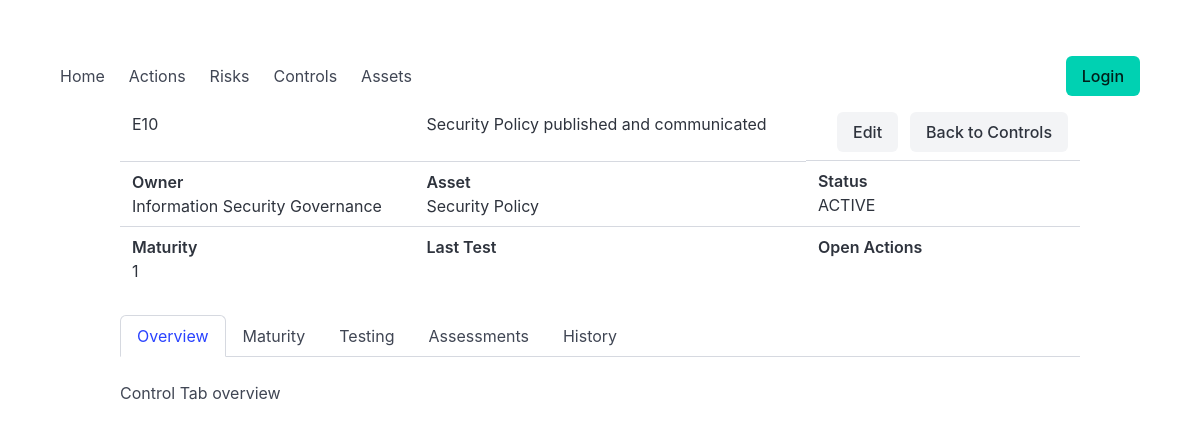
The page /control/1/ on the database its author committed.
### car/models.py (models this page shows, shortened)
class TimestampedModel(models.Model):
    created_at = models.DateTimeField(auto_now_add=True)
    updated_at = models.DateTimeField(auto_now=True)
    created_by = models.ForeignKey(
        settings.AUTH_USER_MODEL,
        null=True,
        blank=True,
        on_delete=models.SET_NULL,
        related_name="%(class)s_created",
        editable=False,
    )
    updated_by = models.ForeignKey(
        settings.AUTH_USER_MODEL,
        null=True,
        blank=True,
        on_delete=models.SET_NULL,
        related_name="%(class)s_updated",
        editable=False,
    )
    updated_by_username = models.CharField(
        max_length=150,
        blank=True,
        editable=False,
    )
    class Meta:
        abstract = True

class Control(TimestampedModel):
    control_label = models.CharField(max_length=50, unique=True,
        help_text="Control code/label for reference in documents. I.e. IAM-002, BCP-003"
    )
    title = models.CharField(max_length=200,blank=True, help_text="Control title (optional)")
    description = models.TextField(help_text="Control description")
    sec_function = models.CharField(max_length=10,
        choices=SecurityFunction.choices,
    )
    asset = models.ForeignKey(Asset,related_name="controls",on_delete=models.PROTECT,blank=True,null=True)
    owner = models.ForeignKey(Owner,related_name="controls",on_delete=models.PROTECT,blank=True,null=True)
    status = models.CharField(max_length=10, choices=ControlStatus.choices, default=ControlStatus.ACTIVE)
    documentation_url = models.URLField(blank=True, help_text="URL to external control documentation.")
    history = HistoricalRecords()

class Owner(TimestampedModel):
    name = models.CharField(help_text="Person or team responsible for this asset", max_length=150)
    contact_prim = models.CharField(help_text="Primary contact in event of an incident/DR", blank=True,null=True)
    users = models.ManyToManyField(
        User,
        through='OwnerMembership',
        related_name='owners'
    )
    def __str__(self):
        return self.name

class Asset(TimestampedModel):
    name = models.CharField(max_length=200)
    description = models.TextField(blank=True)
    parent = models.ForeignKey(
        "self",
        null=True,
        blank=True,
        on_delete=models.PROTECT,
        related_name="children"
    )
    owner = models.ForeignKey(Owner,on_delete=models.PROTECT,blank=True,null=True)
    is_active = models.BooleanField(default=True)
    history = HistoricalRecords()
    class Meta:
        ordering = ["name"]
    def __str__(self):
        return self.name

class ControlMaturityAssessment(models.Model):
    assessment_item = models.OneToOneField(
        AssessmentItem,
        related_name="maturity_assessment",
        null=True,
        blank=True,
        on_delete=models.SET_NULL,
    )
    measure = models.PositiveSmallIntegerField(
        choices=CISMeasure.choices,
        default=0,
        help_text="Rate the extent to which this control is implemented and operating effectively.",  )
    implemented = models.IntegerField( choices=ControlImplemented.choices, null=True, blank=True, )
    documented = models.IntegerField( choices=ControlDocumented.choices, null=True, blank=True, )
    automated = models.IntegerField( choices=ControlAutomated.choices, null=True, blank=True, )
    reported = models.IntegerField( choices=ControlReported.choices, null=True, blank=True, )
    is_operating = models.BooleanField(
        default=False,
        help_text="Is the control operating as intended?"
    )
    is_producing = models.BooleanField(
        default=False,
        help_text="Is the control producing the expected outcome?"
    )
    comments = models.TextField(blank=True)
    history = HistoricalRecords()

### car/views.py (the view)
# urls.py: path("control/<int:pk>/", views.control_detail, name="control_detail"),
def control_detail(request, pk):
    logger.debug(
        "control_detail: request=%s method=%s pk=%s user=%s",
        request, request.method, pk, request.user, )
    settings = AppSettings.get()        #-- Get App settings
    control = get_object_or_404(Control, pk=pk)
    latest_maturity = (
        ControlMaturityAssessment.objects
        .filter(
            assessment_item__control=control
        )
        .select_related(
            "assessment_item"
        )
        .order_by("-assessment_item__completed_at")
        .first()
    )
    tab = request.GET.get("tab", "overview")
    allowed_tabs = {
        "overview": "car/parts/control_tab_overview.html",
        "maturity": "car/parts/control_tab_maturity.html",
        "testing": "car/parts/control_tab_testing.html",
        "assessments": "car/parts/control_tab_assessments.html",
        "history": "car/parts/control_tab_history.html",
    }
    template = allowed_tabs.get(tab)
    if template is None:
        tab = "overview"
        template = allowed_tabs[tab]
    logger.debug(
        "control_detail: tab to show=%s; %s",
        tab, template)
    context = {"control": control, "latest_maturity":latest_maturity, "settings": settings, "tab": tab,}
    if request.headers.get("HX-Request"):
        return render(request, template, context)
    return render(request, "car/control_detail.html", context)

### car/models.py (called while the page is built)
    @classmethod
    def get(cls):
        obj, _ = cls.objects.get_or_create(pk=1)
        return obj

### car/templates/car/control_detail.html
{% extends "car/base.html" %}
{% block content %}
<div class="container">
    <table class="table is-fullwidth">
		<tr>
			<td class="content">{{ control.control_label }}</td>
			<td class="content">{{ control.title }}</td>
			<td class="level-right control">
				<a href="{% url 'car:control_edit' control.pk %}" class="button is-light">Edit</a>
				<a href="{% url 'car:control_list' %}" class="button is-light">Back to Controls</a>
			</td>
		</tr>
		<tr>
			<td class="content">
				<label class="label">Owner</label>{{ control.owner }}
			</td>
			<td class="content">
				<label class="label">Asset</label>{{ control.asset }}
			</td>
			<td class="content">
				<label class="label">Status</label>{{ control.status }}
			</td>
		</tr>
		<tr>
			<td class="content">
				<label class="label">Maturity</label>{{ latest_maturity.measure | default:"not assessed" }}
			</td>
			<td class="content">
				<label class="label">Last Test</label>
			</td>
			<td class="content">
				<label class="label">Open Actions</label>
			</td>
		</tr>
	</table>
	<div id="control-tab-content">
		{% include "car/parts/control_tab_overview.html" %}
    </div>
</div>
{% endblock %}

### rows shown on the page
Control: control_label "E10", title "Security Policy published and communicated", owner "Information Security Governance", asset "Security Policy", status "ACTIVE"
ControlMaturityAssessment: measure "1"
